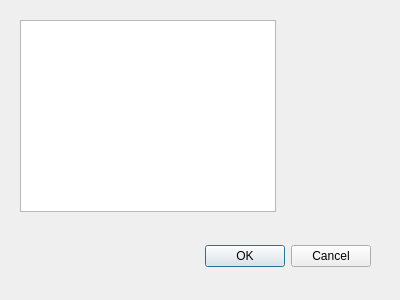
<?xml version="1.0" encoding="UTF-8"?>
<ui version="4.0">
 <class>FlyEmSynapseFilterDialog</class>
 <widget class="QDialog" name="FlyEmSynapseFilterDialog">
  <property name="geometry">
   <rect>
    <x>0</x>
    <y>0</y>
    <width>400</width>
    <height>300</height>
   </rect>
  </property>
  <property name="windowTitle">
   <string>Dialog</string>
  </property>
  <widget class="QDialogButtonBox" name="buttonBox">
   <property name="geometry">
    <rect>
     <x>30</x>
     <y>240</y>
     <width>341</width>
     <height>32</height>
    </rect>
   </property>
   <property name="orientation">
    <enum>Qt::Horizontal</enum>
   </property>
   <property name="standardButtons">
    <set>QDialogButtonBox::Cancel|QDialogButtonBox::Ok</set>
   </property>
  </widget>
  <widget class="QTableView" name="tableView">
   <property name="geometry">
    <rect>
     <x>20</x>
     <y>20</y>
     <width>256</width>
     <height>192</height>
    </rect>
   </property>
  </widget>
 </widget>
 <resources/>
 <connections>
  <connection>
   <sender>buttonBox</sender>
   <signal>accepted()</signal>
   <receiver>FlyEmSynapseFilterDialog</receiver>
   <slot>accept()</slot>
   <hints>
    <hint type="sourcelabel">
     <x>248</x>
     <y>254</y>
    </hint>
    <hint type="destinationlabel">
     <x>157</x>
     <y>274</y>
    </hint>
   </hints>
  </connection>
  <connection>
   <sender>buttonBox</sender>
   <signal>rejected()</signal>
   <receiver>FlyEmSynapseFilterDialog</receiver>
   <slot>reject()</slot>
   <hints>
    <hint type="sourcelabel">
     <x>316</x>
     <y>260</y>
    </hint>
    <hint type="destinationlabel">
     <x>286</x>
     <y>274</y>
    </hint>
   </hints>
  </connection>
 </connections>
</ui>
